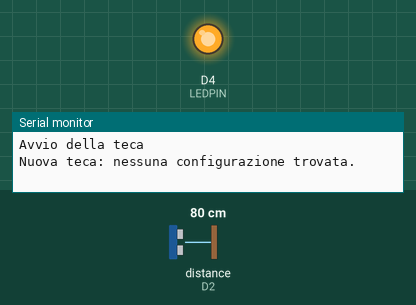
Bench run of a sketch on a simulated ESP8266 (NodeMCU). Parts: output pins drawn as LEDs (lit = HIGH), the last lines printed to the serial monitor. Wiring (inferred from the names in the program): ultrasonic range finder: trigger D1; echo D2. The inputs (shaded band) are chosen by the test bench; at power-on: distance to the obstacle (sensor on D2) 80 cm. The echo pulse lasts 58.3 µs per cm; WiFi joins after 1.5 s; servers stay silent unless stated; EEPROM starts erased; no MQTT or app messages arrive unless stated; pins used as bus, display or sensor lines are not drawn.

Above: at 2.1 s.
At 5.1 s:
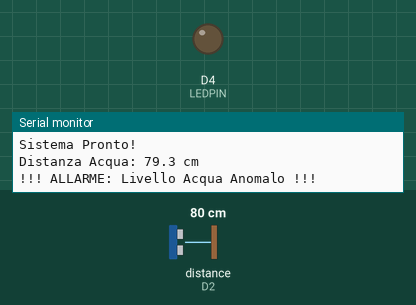
Timing chart, 0 to 6.6 s (numbered marks = the images above):
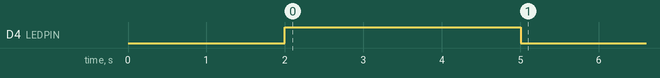

The sketch:

sketch-Teca3.ino
```cpp
#include <ESP8266WiFi.h>
#include <ESP8266WebServer.h>
#include <WiFiManager.h>
#include <ArduinoJson.h>
#include <MQTT.h>
#include <EEPROM.h>

// Definizione pin e costanti
#define TRIGGER D1
#define ECHO D2
#define LEDPIN D4
#define SOUND_VELOCITY 0.034

// Parametri di configurazione di default
float distanzaIdeale = 15.0;
float tolleranza = 2.0;
bool sistemaAttivo = true;
bool allarmeAttivo = false;

// Variabili per identificare univocamente la teca
String deviceID = "";
String topicTelemetry = "";
String topicEvents = "";
String topicStatus = "";
String topicDiscovery = "epms/network/join";

// Intervalli di tempo
unsigned long previousMillis = 0;
const long intervallo = 5000;
unsigned long previousDiscoveryMillis = 0;
const long intervalloDiscovery = 60000;

// variabili per la configurazione MQTT dinamica
char mqtt_server[40] = "";
char mqtt_user[40] = "";
char mqtt_pass[40] = "";
char nome_teca[40] = "Nuova Teca";
bool salvataggioConfigurazione = false;
void salvaConfigurazione() {
  salvataggioConfigurazione = true;
}

// Connessione MQTT e WiFi
#define MQTT_BUFFER_SIZE 4096
MQTTClient mqttClient(MQTT_BUFFER_SIZE);
WiFiClient networkClient;
ESP8266WebServer server(80);

// Funzioni per la gestione dell'EEPROM
void scriviStringaEEPROM(int startAddr, String data) {
  for (int i = 0; i < data.length(); ++i) {
    EEPROM.write(startAddr + i, data[i]);
  }
  EEPROM.write(startAddr + data.length(), '\0');
}
String leggiStringaEEPROM(int startAddr) {
  String data = "";
  for (int i = 0; i < 40; i++) {
    char c = char(EEPROM.read(startAddr + i));
    if (c == '\0' || (byte)c == 255) break;
    data += c;
  }
  return data;
}

void setup() {
  Serial.begin(115200);
  EEPROM.begin(512);
  delay(2000);
  Serial.println(F("\n\nAvvio della teca\n"));

  ricavaTopic();
  configuraPinI_O();
  connettiWiFi();

  mqttClient.begin(mqtt_server, 1883, networkClient);
  connessioneMQTT();

  // Chiamata api per la configurazione da remoto
  server.on("/api/configura", HTTP_POST, gestisciConfigurazioneREST);
  server.begin();

  Serial.println(F("Sistema Pronto!"));
}

void loop() {

  // gestione delle richieste REST
  server.handleClient();

  // Gestione connessione MQTT
  if (WiFi.status() == WL_CONNECTED && !mqttClient.connected()) {
    static unsigned long ultimoTentativo = 0;
    if (millis() - ultimoTentativo > 5000) {
      ultimoTentativo = millis();
      connessioneMQTT();
    }
  }
  mqttClient.loop();

  // Invio periodico della Thing description in modo che il master possa avere sempre le informazioni aggiornate
  if (mqttClient.connected() && millis() - previousDiscoveryMillis >= intervalloDiscovery) {
    previousDiscoveryMillis = millis();
    inviaThingDescription();
  }

  // Gestione del sistema in pausa
  if (!sistemaAttivo) {
    static unsigned long lastPrint = 0;
    if (millis() - lastPrint >= 5000) {
      lastPrint = millis();
      Serial.println(F("Teca in pausa"));

      if (mqttClient.connected()) {
        String payload = "{\"Stato_Sistema\": \"In pausa\"}";
        mqttClient.publish(topicTelemetry, payload);
      }
    }
    return;
  }

  // Ciclo di monitoraggio periodico ogni 5 secondi
  unsigned long currentMillis = millis();
  if (currentMillis - previousMillis >= intervallo) {
    previousMillis = currentMillis;
    eseguiCicloMonitoraggio();
  }
}

void connettiWiFi() {

  WiFiManager wifiManager;

  if (EEPROM.read(500) == 42) {
    strcpy(mqtt_server, leggiStringaEEPROM(0).c_str());
    strcpy(mqtt_user, leggiStringaEEPROM(40).c_str());
    strcpy(mqtt_pass, leggiStringaEEPROM(80).c_str());
    strcpy(nome_teca, leggiStringaEEPROM(120).c_str());
    Serial.println(F("Dati MQTT recuperati dalla EEPROM."));
  } else {
    Serial.println(F("Nuova teca: nessuna configurazione trovata."));
    wifiManager.resetSettings();
  }

  wifiManager.setSaveConfigCallback(salvaConfigurazione);
  wifiManager.setConfigPortalTimeout(180);

  WiFiManagerParameter custom_mqtt_server("server", "Indirizzo IP Master", mqtt_server, 40);
  WiFiManagerParameter custom_mqtt_user("user", "Username MQTT", mqtt_user, 40);
  WiFiManagerParameter custom_mqtt_pass("pass", "Password MQTT", mqtt_pass, 40);
  WiFiManagerParameter custom_nome_teca("nome", "Nome Teca", nome_teca, 40);

  wifiManager.addParameter(&custom_mqtt_server);
  wifiManager.addParameter(&custom_mqtt_user);
  wifiManager.addParameter(&custom_mqtt_pass);
  wifiManager.addParameter(&custom_nome_teca);

  String reteWifiNome = "EPMS_" + deviceID + "_Config";
  if (!wifiManager.autoConnect(reteWifiNome.c_str())) {
    Serial.println(F("Timeout. Riavvio..."));
    delay(3000);
    ESP.restart();
  }

  if (salvataggioConfigurazione) {
    strcpy(mqtt_server, custom_mqtt_server.getValue());
    strcpy(mqtt_user, custom_mqtt_user.getValue());
    strcpy(mqtt_pass, custom_mqtt_pass.getValue());
    strcpy(nome_teca, custom_nome_teca.getValue());

    scriviStringaEEPROM(0, String(mqtt_server));
    scriviStringaEEPROM(40, String(mqtt_user));
    scriviStringaEEPROM(80, String(mqtt_pass));
    scriviStringaEEPROM(120, String(nome_teca));
    EEPROM.write(500, 42);

    if (EEPROM.commit()) {
      Serial.println(F("Configurazione salvata permanentemente!"));
    }
  }
  Serial.println(F("WiFi OK!"));
}

void connessioneMQTT() {
  Serial.println(F("\nTentativo di connessione MQTT"));
  Serial.print(F("IP Server : [")); Serial.print(mqtt_server); Serial.println(F("]"));
  Serial.print(F("Username  : [")); Serial.print(mqtt_user); Serial.println(F("]"));
  Serial.println(F("Password  : [hidden]"));
  Serial.print(F("Client ID : [")); Serial.print(deviceID); Serial.println(F("]"));

  mqttClient.setWill(topicStatus.c_str(), "{\"status\":\"offline\"}", true, 1);

  if (mqttClient.connect(deviceID.c_str(), mqtt_user, mqtt_pass)) {
    Serial.println(F("Connesso al Broker MQTT!"));
    mqttClient.publish(topicStatus, "{\"status\":\"online\"}", true, 1);
    inviaThingDescription();
  } else {
    Serial.println(F("Connessione RIFIUTATA dal Broker!"));
  }
}

void gestisciConfigurazioneREST() {
  if (server.hasArg("plain")) {
    String payload = server.arg("plain");
    StaticJsonDocument<256> doc;
    DeserializationError error = deserializeJson(doc, payload);

    if (!error) {
      if (doc.containsKey("distanza")) distanzaIdeale = doc["distanza"];
      if (doc.containsKey("tolleranza")) tolleranza = doc["tolleranza"];
      if (doc.containsKey("active")) sistemaAttivo = doc["active"];

      Serial.println("Configurazione Aggiornata su teca " + deviceID);
      server.send(200, "application/json", "{\"status\":\"Configurazione Teca " + deviceID + " applicata\"}");
      inviaThingDescription();
    } else {
      server.send(400, "application/json", "{\"error\":\"JSON non valido\"}");
    }
  } else {
    server.send(400, "application/json", "{\"error\":\"Nessun dato\"}");
  }
}

// Funzione per ricavare i topic MQTT e l'ID univoco della teca basandosi sul MAC address
void ricavaTopic() {
  WiFi.mode(WIFI_STA);
  String macAddress = WiFi.macAddress();
  macAddress.replace(":", "");
  deviceID = "teca_" + macAddress;

  topicTelemetry = "epms/" + deviceID + "/telemetry";
  topicEvents = "epms/" + deviceID + "/events";
  topicStatus = "epms/" + deviceID + "/status";
}

void configuraPinI_O() {
  pinMode(ECHO, INPUT);
  pinMode(TRIGGER, OUTPUT);
  pinMode(LEDPIN, OUTPUT);
  digitalWrite(LEDPIN, HIGH);
}

// Funzione per leggere la distanza tramite il sensore ad ultrasuoni
float leggiDistanza() {
  digitalWrite(TRIGGER, LOW);
  delayMicroseconds(2);
  digitalWrite(TRIGGER, HIGH);
  delayMicroseconds(10);
  digitalWrite(TRIGGER, LOW);

  long travelTime = pulseIn(ECHO, HIGH);
  return travelTime * SOUND_VELOCITY / 2.0;
}

void eseguiCicloMonitoraggio() {
  float distanzaAttuale = leggiDistanza();
  Serial.printf("Distanza Acqua: %.1f cm\n", distanzaAttuale);

  gestisciAllarmeLivello(distanzaAttuale);

  if (mqttClient.connected()) {
    String payload = "{";
    payload += "\"Stato_Sistema\":\"Attivo\",";
    payload += "\"Distanza_Acqua_cm\":" + String(distanzaAttuale, 1) + ",";

    // Manda lo stato formattato per la pagina Web
    if (allarmeAttivo) {
      if(distanzaAttuale < distanzaIdeale) {
        payload += "\"Stato_Vasca\":\"Livello dell'acqua alto\",";
      } else {
        payload += "\"Stato_Vasca\":\"Livello dell'acqua basso\",";
      }
    } else {
      payload += "\"Stato_Vasca\":\"Livello dell'acqua corretto\",";
    }

    payload += "\"Wifi-RSSI\":" + String(WiFi.RSSI());
    payload += "}";

    mqttClient.publish(topicTelemetry, payload);
  }
}

void gestisciAllarmeLivello(float dist) {
  bool fuoriRange = (dist > (distanzaIdeale + tolleranza)) || (dist < (distanzaIdeale - tolleranza));

  if (!allarmeAttivo && fuoriRange) {
    allarmeAttivo = true;
    digitalWrite(LEDPIN, LOW);
    Serial.println(F("!!! ALLARME: Livello Acqua Anomalo !!!"));
    if (mqttClient.connected()) mqttClient.publish(topicEvents, "{\"Stato_Vasca\": \"Livello dell'acqua anomalo\"}", false, 1);
  }
  else if (allarmeAttivo && !fuoriRange) {
    allarmeAttivo = false;
    digitalWrite(LEDPIN, HIGH);
    Serial.println(F("Livello dell'acqua corretto."));
    if (mqttClient.connected()) mqttClient.publish(topicEvents, "{\"Stato_Vasca\": \"Livello dell'acqua corretto\"}", false, 1);
  }
}

void inviaThingDescription() {
  String ip = WiFi.localIP().toString();

  String td = "{";
  td += "\"@context\":[\"https://www.w3.org/2022/wot/td/v1.1\",{\"@language\":\"it\"}],";
  td += "\"id\":\"urn:epms:" + deviceID + "\",";
  td += "\"title\": \"" + String(nome_teca) + "\",";
  td += "\"description\":\"Nodo sensore EPMS controllabile da remoto\",";
  td += "\"securityDefinitions\":{\"mqtt_basic_sc\":{\"scheme\":\"basic\"},\"nosec_sc\":{\"scheme\":\"nosec\"}},";
  td += "\"security\":\"mqtt_basic_sc\",";
  td += "\"properties\":{";
  td += "\"telemetria\":{\"type\":\"object\",\"readOnly\":true,\"properties\":{";
  td += "\"Distanza_Acqua_cm\":{\"type\":\"number\",\"unit\":\"cm\"},";
  td += "\"Stato_Vasca\":{\"type\":\"string\"},";
  td += "\"Stato_Sistema\":{\"type\":\"string\"},";
  td += "\"Wifi-RSSI\":{\"type\":\"number\",\"unit\":\"dBm\"}";
  td += "},\"forms\":[{\"op\":\"observeproperty\",\"href\":\"mqtt://" + String(mqtt_server) + "/" + String(topicTelemetry) + "\",\"contentType\":\"application/json\"}]}";
  td += "},";
  td += "\"actions\":{";
  td += "\"configura\":{";
  td += "\"input\":{\"type\":\"object\",\"properties\":{";
  td += "\"distanza\":{\"type\":\"number\",\"title\":\"Distanza Target\",\"unit\":\"cm\",\"value\":" + String(distanzaIdeale, 1) + "},";
  td += "\"tolleranza\":{\"type\":\"number\",\"title\":\"Tolleranza\",\"unit\":\"cm\",\"value\":" + String(tolleranza, 1) + "},";
  td += "\"active\":{\"type\":\"boolean\",\"title\":\"Sistema Attivo\",\"value\":" + String(sistemaAttivo ? "true" : "false") + "}";
  td += "}},";
  td += "\"forms\":[{\"op\":\"invokeaction\",\"href\":\"http://" + ip + "/api/configura\",\"contentType\":\"application/json\",\"security\":\"nosec_sc\"}]";
  td += "}";
  td += "},";
  td += "\"events\":{";
  td += "\"allarme_livello\":{\"data\":{\"type\":\"object\",\"properties\":{\"Stato_Vasca\":{\"type\":\"string\"}}},";
  td += "\"forms\":[{\"op\":\"subscribeevent\",\"href\":\"mqtt://" + String(mqtt_server) + "/" + String(topicEvents) + "\",\"contentType\":\"application/json\"}]}";
  td += "}";
  td += "}";

  mqttClient.publish(topicDiscovery, td);
}
```

Measured:
- by itself, D4 (LEDPIN): HIGH → LOW at 5.0 s
